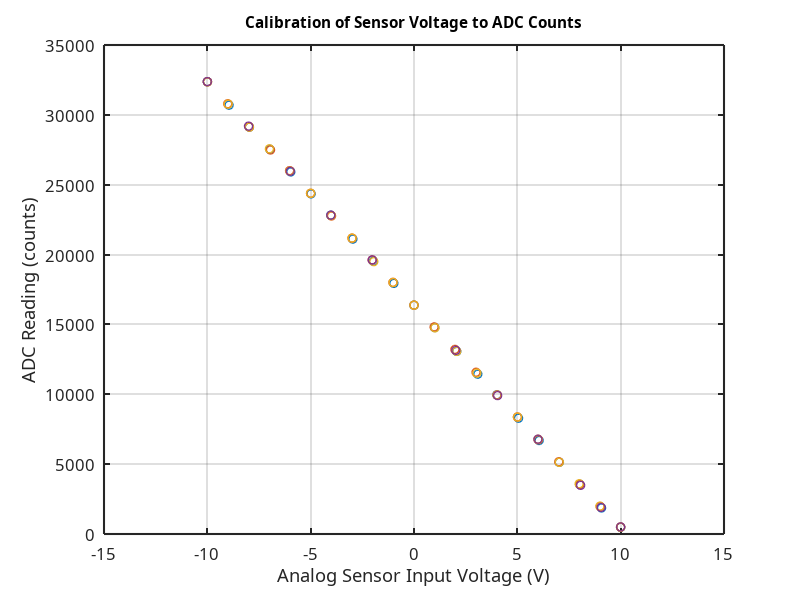

The MATLAB source for this figure: (Note: this script raises an error after producing the figure.)
clear;clc;close all;

% Data at 14.9 degreesC
V_in_15deg = [-10.0008 -8.9505 -7.9688 -6.9720 -5.9636 -4.9819 -4.023 -2.958 -1.9653 -0.976 0 0.999 2.067 3.0863 4.0128 5.0572 6.054 7.0283 8.0194 9.0743 10.0009];
Cnts_15deg = [32375.2 30695.4 29125 27531.3 25917.3 24347 22813.3 21109.9 19521.3 17939.5 16378.4 14780.2 13072.2 11441.6 9959.6 8289.3 6694.4 5136.5 3551.4 1868 483];

V_in_20deg = [-10 -9.0109 -7.9729 -6.9448 -6.018 -5.0035 -3.9924 -2.997 -2.0222 -1.0177 0 0.97486 1.9803 3.00295 4.01825 5.00425 6.0205 7.0083 8.023 9.0113 9.9997];
Cnts_20deg = [32375.3 30792.9 29133 27488.1 26006 24382.1 22765.3 21173.5 19613 18006.9 16379 14819.4 13211.1 11575.3 9951.4 8374.2 6748.7 5168.6 3545.7 1968.1 488.3];

V_in_31deg = [-9.9898 -8.9942 -7.9678 -6.9951 -6.0027 -5.0024 -4.0092 -2.9991 -1.9473 -1.014 0 1.0143 2.0661 3.0414 4.0301 5.0088 6.0027 7.0307 7.9919 8.9981 10.0006];
Cnts_31deg = [32361.9 30769.2 29127.3 27570.9 25983.5 24383.1 22794.8 21178.6 19495.7 18002.6 16381 14757.8 13075.1 11515 9933.3 8367.4 6777 5133.6 3595.8 1990.3 493.9];

V_in_46deg = [-9.9976 -8.0053 -5.9867 -4.0238 -2.02238 2.0225 4.04415 5.9978 8.0618 9.0537 9.9991];
Cnts_46deg = [32379.1 29191.7 25961.7 22820.7 19618.4 13146.8 9912 6786.4 3484.1 1903.8 505.3];

lw = 1;
figure('color','w');hold all;
p1 = plot(V_in_15deg, Cnts_15deg, 'o','linewidth',lw);
p2 = plot(V_in_20deg, Cnts_20deg, 'o','linewidth',lw);
p3 = plot(V_in_31deg, Cnts_31deg, 'o','linewidth',lw);
p4 = plot(V_in_46deg, Cnts_46deg, 'o','linewidth',lw);

xlabel('Analog Sensor Input Voltage (V)')
ylabel('ADC Reading (counts)')
box on;grid on;
set(gca,'LineWidth',1.5,'FontSize',12,'FontName','SansSerif')
title('Calibration of Sensor Voltage to ADC Counts','FontSize',11)
ax = gca;
ax.YAxis.Exponent = 0;
ytickformat('%.0f');
xlim([-1 1]*10.01)
legend([p1 p2 p3 p4],{'15^\circC','20^\circC','31^\circC','46^\circC'})

Cnts_pred_15 = -1599.61343100043 * V_in_15deg + 16379.03370099838; % Prediction using calibration from 20 degreesC
Cnts_pred_20 = -1599.61343100043 * V_in_20deg + 16379.03370099838; % Prediction using calibration from 20 degreesC
Cnts_pred_31 = -1599.61343100043 * V_in_31deg + 16379.03370099838; % Prediction using calibration from 20 degreesC
Cnts_pred_46 = -1599.61343100043 * V_in_46deg + 16379.03370099838; % Prediction using calibration from 20 degreesC

Cnts_fit_15deg = -1599.55407779787 * V_in_15deg + 16378.39899879612;
Cnts_fit_20deg = -1599.61343100043 * V_in_20deg + 16379.03370099838;
Cnts_fit_31deg = -1599.76622414015 * V_in_31deg + 16380.57999636840;
Cnts_fit_46deg = -1600.00880965492 * V_in_46deg + 16382.84052227336;

coeffs_slope = -[1599.55407779787 1599.61343100043 1599.76622414015 1600.00880965492];
coeffs_offset = [16378.39899879612 16379.03370099838 16380.57999636840 16382.84052227336];
T = [15 20 31 46];

figure('color','w');
subplot(1,2,1);hold all;
plot(V_in_15deg, Cnts_15deg - Cnts_pred_15,'s-')
plot(V_in_20deg, Cnts_20deg - Cnts_pred_20,'s-')
plot(V_in_31deg, Cnts_31deg - Cnts_pred_31,'s-')
plot(V_in_46deg, Cnts_46deg - Cnts_pred_46,'s-')
legend({'15^\circC','20^\circC','31^\circC','46^\circC'})
xlabel('Analog Sensor Input Voltage (V)')
ylabel('Deviation from Calibration (counts)')
xlim([-10 8.01])
ylim([-1 1]*8)
box on;grid on;
set(gca,'LineWidth',1.5,'FontSize',12)
title('Error when applying room tempearture calibration to all cases','FontSize',11)

subplot(1,2,2);hold all;
plot(V_in_15deg, Cnts_15deg - Cnts_fit_15deg,'s-')
plot(V_in_20deg, Cnts_20deg - Cnts_fit_20deg,'s-')
plot(V_in_31deg, Cnts_31deg - Cnts_fit_31deg,'s-')
plot(V_in_46deg, Cnts_46deg - Cnts_fit_46deg,'s-')
legend({'15^\circC','20^\circC','31^\circC','46^\circC'})
xlabel('Analog Sensor Input Voltage (V)')
ylabel('Deviation from Calibration (counts)')
xlim([-10 8.01])
ylim([-1 1]*8)
box on;grid on;
set(gca,'LineWidth',1.5,'FontSize',12)
title('Error when applying custom calibrations to each case','FontSize',11)

T_vec = linspace(10,60,100);

figure('color','w');
hold all;
plot(T, coeffs_offset,'ks','MarkerFaceColor','k')
plot(T_vec, 0.14383886517*T_vec + 16376.18581638417,'k-')
ax2 = gca;
ax2.YAxis.Exponent = 0;
ytickformat('%.0f');
box on;grid on;
set(gca,'LineWidth',1.5,'FontSize',12)
ylabel({'Offset required for correct calibration';'(counts)'})
xlabel('Ambient Temperature (^\circC)')

yyaxis right
hold all
plot(T, coeffs_slope,'o','color',[203,24,29]/255,'MarkerFaceColor',[203,24,29]/255)
plot(T_vec, -0.014746973204*T_vec - 1599.322720398640,'r-')
ylabel({'Slope required for correct calibration';'(counts / volt)'})
set(gca,'Ycolor',[203,24,29]/255)
